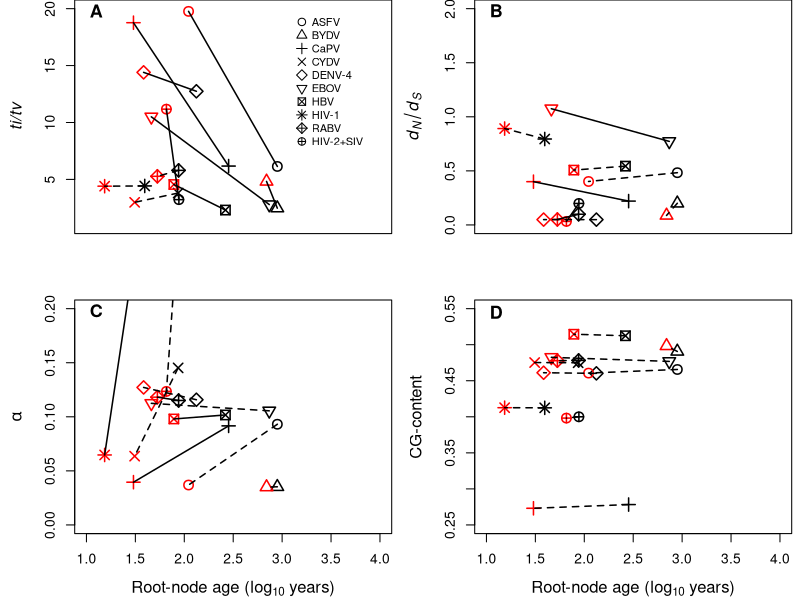

This figure's R source:
raw_dat <- read.table('restuls_test.txt', as.is = T)

# Plot titv:

comp_dat <- raw_dat[grep('COMPLETE', raw_dat$V1), c(1, 2, 12, 5, 6, 13, 14, 15, 16)]
comp_dat$V1 <- gsub('COMPLETE', '', comp_dat$V1)
names_data <- gsub('[.]fasta', '', raw_dat$V1[-grep('COMPLETE|boot', raw_dat$V1)])

pruned_dat <- raw_dat[-(grep('boot|COMPLETE', raw_dat$V1)), c(1, 2, 12, 5, 6, 13, 14, 15, 16)]

combine_dat <- merge(x = comp_dat, y = pruned_dat, by.x = 1, by.y = 1)

gccont <- cbind(cg.x = ((combine_dat$V14.x + combine_dat$V15.x) / (combine_dat$V13.x + combine_dat$V16.x + combine_dat$V14.x + combine_dat$V15.x)), cg.y = ((combine_dat$V14.y + combine_dat$V15.y) / (combine_dat$V13.y + combine_dat$V16.y + combine_dat$V14.y + combine_dat$V15.y)))

combine_dat <- cbind(combine_dat, gccont)

# TITV
pdf('Fig1.pdf', useDingbats = F, paper = 'a4')
par(mfrow = c(2, 2))
par(mar = c(4, 4.5, 0, 0.5))
plot(log10(combine_dat$V12.x), combine_dat$V2.x, pch = 1:10, col = 'black', ylim = c(1, 20), xlim = c(1, 4), lwd = 1.5  , ylab = expression(italic('ti/tv')) , xlab = '', xaxt = 'n', cex.lab = 1.2, cex = 1.5)#, xlab = expression(paste('Root-node age (', log[10], ' years)')))
points(log10(combine_dat$V12.y), combine_dat$V2.y, pch = 1:10, col = 'red', lwd = 1.5, cex = 1.5)
legend(x = 3.1, y = 20, legend = c('ASFV', 'BYDV', 'CaPV', 'CYDV', 'DENV-4', 'EBOV', 'HBV', 'HIV-1', 'RABV', 'HIV-2+SIV' ), bty = 'n', cex = 0.8, pch = 1:10, pt.cex = 1.2)
text(x = 1.1, y = 19.8, labels = expression(bold('A')), cex = 1.3)
 
#legend(x = 2.8, y = 20, legend = gsub('[.]fasta', '', combine_dat$V1), bty = 'n', cex = 0.7, pch = 1:10)

l_sig_titv <- c(1, 2)[grepl('CYDV|HIV_|rab', combine_dat$V1) + 1]

for(i in 1:nrow(combine_dat)){
lines(x = c(log10(combine_dat$V12.x[i]), log10(combine_dat$V12.y[i])), y = c(combine_dat$V2.x[i], combine_dat$V2.y[i]), lwd = 1.5, lty = l_sig_titv[i])
}

# dnds
plot(log10(combine_dat$V12.x), combine_dat$V5.x, pch = 1:10, col = 'black', ylim = c(0, 2), xlim = c(1, 4), lwd = 1.5, ylab = expression(italic(d[N]/d[S])) , xlab = '', xaxt = 'n', cex.lab = 1.2,cex = 1.5)#, xlab = expression(paste('Root-node age (', log[10], ' years)')))
points(log10(combine_dat$V12.y), combine_dat$V5.y, pch = 1:10, col = 'red', lwd = 1.5 , cex = 1.5)
text(x = 1.1, y = 1.98, labels = expression(bold('B')), cex = 1.3)

l_sig_dnds <- c(1, 2)[grepl('ASFV|BYDV|CYDV|dv4|HBV|HIV_', combine_dat$V1) + 1]
for(i in 1:nrow(combine_dat)){
lines(x = c(log10(combine_dat$V12.x[i]), log10(combine_dat$V12.y[i])), y = c(combine_dat$V5.x[i], combine_dat$V5.y[i]), lwd = 1.5, lty = l_sig_dnds[i])
}

# alpha
plot(log10(combine_dat$V12.x), combine_dat$V6.x, pch = 1:10, col = 'black', ylim = c(0, 0.2), xlim = c(1, 4), lwd = 1.5, ylab = expression(italic(alpha)), xlab = expression(paste('Root-node age (', log[10], ' years)')) , cex.lab = 1.2, cex = 1.5)
points(log10(combine_dat$V12.y), combine_dat$V6.y, pch = 1:10, col = 'red', lwd = 1.5, cex = 1.5)
text(x = 1.1, y = 0.198, labels = expression(bold('C')), cex = 1.3)

l_sig_a <- c(1, 2)[grepl('ASFV|BYDV|CYDV|dv4|HIV2|ebov', combine_dat$V1) + 1]
for(i in 1:nrow(combine_dat)){
lines(x = c(log10(combine_dat$V12.x[i]), log10(combine_dat$V12.y[i])), y = c(combine_dat$V6.x[i], combine_dat$V6.y[i]), lwd = 1.5, lty = l_sig_a[i])
}

# GC cont
#l_sig_cg <- c(1, 2)[grepl('ASFV|BYDV|Capox|CYDV|dv4|HIV_|HIV2', combine_dat$V1) + 1]

plot(log10(combine_dat$V12.x), combine_dat$cg.x, pch = 1:10, col =  'black', ylim = c(0.25, 0.55), xlim = c(1, 4), lwd = 1.5, ylab = 'CG-content', xlab = expression(paste('Root-node age (', log[10], ' years)')), , cex.lab = 1.2, cex = 1.5)
points(log10(combine_dat$V12.y), combine_dat$cg.y, pch = 1:10, col = 'red', lwd = 1.5, cex = 1.5)
text(x = 1.1, y = 0.545, labels = expression(bold('D')), cex = 1.3)


for(i in 1:nrow(combine_dat)){
lines(x = c(log10(combine_dat$V12.x[i]), log10(combine_dat$V12.y[i])), y = c(combine_dat$cg.x[i], combine_dat$cg.y[i]), lwd = 1.5, lty = 2)
}

dev.off()







if(F){
# TITV
par(mfrow = c(2, 1))
plot((combine_dat$V12.x), combine_dat$V2.x, pch = 1:10, col = 'black', ylim = c(1, 25), xlim = c(1, 1000))
points((combine_dat$V12.y), combine_dat$V2.y, pch = 1:10, col = 'red')

for(i in 1:nrow(combine_dat)){
lines(x = c((combine_dat$V12.x[i]), (combine_dat$V12.y[i])), y = c(combine_dat$V2.x[i], combine_dat$V2.y[i]))
}

# dnds
plot((combine_dat$V12.x), combine_dat$V5.x, pch = 1:10, col = 'black', ylim = c(0, 5), xlim = c(1, 1000))
points((combine_dat$V12.y), combine_dat$V5.y, pch = 1:10, col = 'red')

for(i in 1:nrow(combine_dat)){
lines(x = c((combine_dat$V12.x[i]), (combine_dat$V12.y[i])), y = c(combine_dat$V5.x[i], combine_dat$V5.y[i]))
}
}

# Write the complete data
sup_t_2 <- combine_dat[, c(1, 2, 3, 4, 5, 18, 10, 11, 12, 13, 19)]
colnames(sup_t_2) <- c('data_set_name', 'titv_comp', 'root_age_comp', 'dnds_comp', 'alpha_comp', 'cg_comp', 'titv_subsamp', 'root_age_subsamp', 'dnds_subsamp', 'alpha_subsamp', 'cg_subsamp')

sup_t_2$data_set_name <- gsub('[.]fasta', '', sup_t_2$data_set_name)



write.table(sup_t_2, file = 'supp_table_1.txt', row.names = F, sep = '\t')
